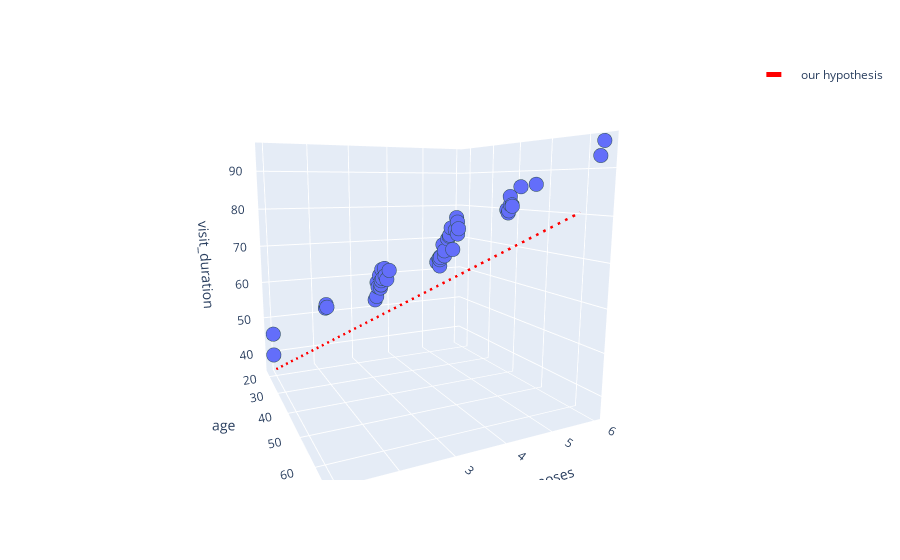

Source (notebook cell):
### Markdown cell above
# Figure 6: a=1, b1, c=15

### Code cell
reg = linear_model.LinearRegression()
reg.fit(visit_df[['age','num_diagnoses']].values, visit_df['visit_duration'].values)

fig = px.scatter_3d(visit_df, x='age', y='num_diagnoses', z='visit_duration')
fig.update_traces(marker=dict(size=5,
                              line=dict(width=2,
                                        color='DarkSlateGrey')),
                  selector=dict(mode='markers'),
                  line=dict())

fig.add_trace(go.Scatter3d(x = np.linspace(20,60,40),
              y = np.linspace(1,6,40),
              z = (np.array([ (i* (reg.coef_[0])*1) for i in np.linspace(20,60,40)]) + 
                         np.array([ (i* (reg.coef_[1]*1)) for i in np.linspace(1,6,40)])) + (15),
             name='our hypothesis',
             mode='lines',
             line=dict(
                 color='red',
                 width=5,
                 dash='dash')))

fig.show()

### Figure 1 — Plotly figure (JSON) as saved in the notebook; plotly's stock layout.template omitted (floating-point values rounded to 4 significant figures)
{"data": [{"hoverlabel": {"namelength": 0}, "hovertemplate": "age=%{x}<br>num_diagnoses=%{y}<br>visit_duration=%{z}", "legendgroup": "", "marker": {"color": "#636efa", "line": {"color": "DarkSlateGrey", "width": 2}, "size": 5, "symbol": "circle"}, "mode": "markers", "name": "", "scene": "scene", "showlegend": false, "type": "scatter3d", "x": [35.43, 42.72, 42.85, 42.93, 43.94, 17.32, 17.9, 49.4, 52.78, 47.09, 49.05, 39.7, 27.85, 35.3, 35.31, 51.77, 49.48, 46.38, 45.79, 31.79, 34.94, 36.13, 27.21, 32.72, 52.72, 48.63, 42.67, 34.46, 64.73, 55.18, 44.57, 51.6, 52.19, 52.09, 47.78, 35.78, 49.79, 59.38, 33.03, 37.2, 28.42, 37.56, 38.42, 46.57, 51.13, 41.44, 64.06, 33.61, 42.34, 44.55], "y": [3, 4, 4, 4, 4, 1, 1, 4, 5, 4, 4, 3, 2, 3, 3, 5, 4, 4, 4, 3, 3, 3, 2, 3, 5, 4, 4, 3, 6, 5, 4, 5, 5, 5, 4, 3, 4, 5, 3, 3, 2, 3, 3, 4, 5, 4, 6, 3, 4, 4], "z": [62.67, 68.5, 69.29, 69.09, 72.32, 39.55, 45.78, 78.2, 81.71, 76.65, 79.19, 66.12, 55.65, 61.59, 61.54, 80.62, 75.5, 74.62, 73.96, 56.78, 60.68, 63.36, 54.53, 57.94, 82.03, 76.3, 66.94, 63.8, 95.54, 86.09, 69.74, 80.11, 82.02, 83.87, 71.72, 65.6, 76.75, 86.62, 61.72, 66.15, 55.09, 64.41, 63.65, 74.91, 80.82, 67.67, 92.54, 60.63, 68.7, 70.95]}, {"line": {"color": "red", "dash": "dash", "width": 5}, "mode": "lines", "name": "our hypothesis", "type": "scatter3d", "x": [20, 21.03, 22.05, 23.08, 24.1, 25.13, 26.15, 27.18, 28.21, 29.23, 30.26, 31.28, 32.31, 33.33, 34.36, 35.38, 36.41, 37.44, 38.46, 39.49, 40.51, 41.54, 42.56, 43.59, 44.62, 45.64, 46.67, 47.69, 48.72, 49.74, 50.77, 51.79, 52.82, 53.85, 54.87, 55.9, 56.92, 57.95, 58.97, 60], "y": [1, 1.128, 1.256, 1.385, 1.513, 1.641, 1.769, 1.897, 2.026, 2.154, 2.282, 2.41, 2.538, 2.667, 2.795, 2.923, 3.051, 3.179, 3.308, 3.436, 3.564, 3.692, 3.821, 3.949, 4.077, 4.205, 4.333, 4.462, 4.59, 4.718, 4.846, 4.974, 5.103, 5.231, 5.359, 5.487, 5.615, 5.744, 5.872, 6], "z": [36.49, 37.62, 38.74, 39.87, 40.99, 42.12, 43.25, 44.37, 45.5, 46.63, 47.75, 48.88, 50.01, 51.13, 52.26, 53.39, 54.51, 55.64, 56.76, 57.89, 59.02, 60.14, 61.27, 62.4, 63.52, 64.65, 65.78, 66.9, 68.03, 69.16, 70.28, 71.41, 72.53, 73.66, 74.79, 75.91, 77.04, 78.17, 79.29, 80.42]}], "layout": {"autosize": true, "legend": {"tracegroupgap": 0}, "margin": {"t": 60}, "scene": {"aspectmode": "auto", "aspectratio": {"x": 1, "y": 1, "z": 1}, "camera": {"center": {"x": 0, "y": 0, "z": 0}, "eye": {"x": 1.755, "y": -0.8244, "z": 0.3289}, "projection": {"type": "perspective"}, "up": {"x": 0.002747, "y": 0.005839, "z": 1.0}}, "domain": {"x": [0, 1], "y": [0, 1]}, "xaxis": {"title": {"text": "age"}, "type": "linear"}, "yaxis": {"title": {"text": "num_diagnoses"}, "type": "linear"}, "zaxis": {"title": {"text": "visit_duration"}, "type": "linear"}}}}
